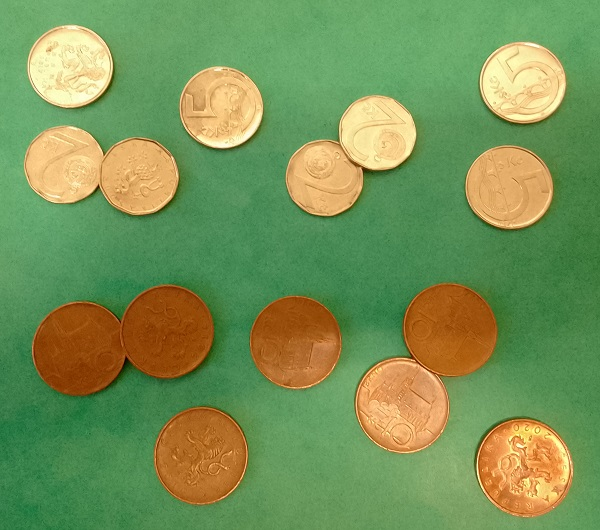
#> input picture cviceni/cv06/pvi_cv06_mince.jpg, 600 x 530 px
$ jupyter execute --allow-errors cv06_Vojta.ipynb
#> lines starting #> are read from the running program, lines starting #| are printed output that depends on the picture
[cell 1]
import cv2
import matplotlib.pyplot as plt
import numpy as np

[cell 2]
img = cv2.imread("pvi_cv06_mince.jpg")
#> img is the input picture: shape (530, 600, 3); mean B, G, R 86, 146.9, 119.9
img_rgb = cv2.cvtColor(img, cv2.COLOR_BGR2RGB)
img_hsv = cv2.cvtColor(img, cv2.COLOR_BGR2HSV)
#> img_hsv: shape (530, 600, 3); mean H, S, V 47.9, 127.4, 162.7
img_g = cv2.cvtColor(img, cv2.COLOR_BGR2GRAY)
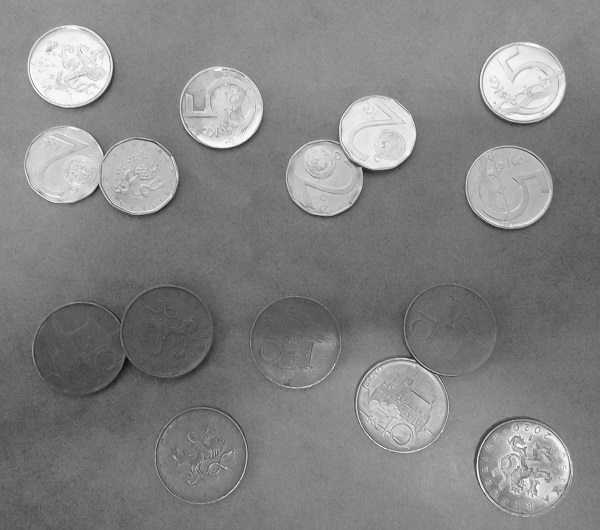
#> img_g: shape (530, 600); min 6, max 252, mean 131.9

[cell 3]
img_hue = img_hsv[:, :, 0]
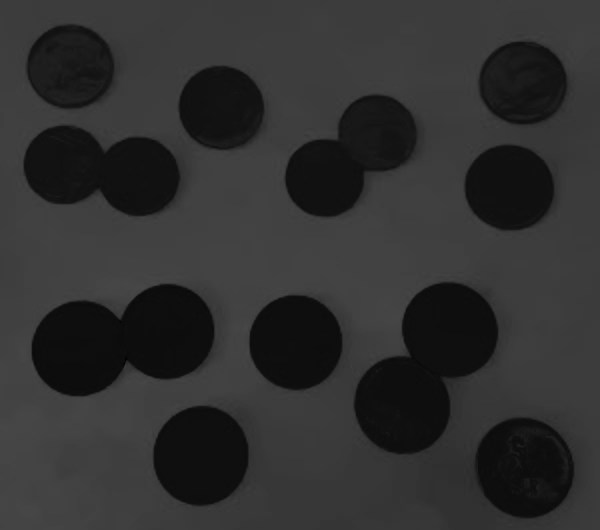
#> img_hue: shape (530, 600); min 0, max 73, mean 47.9
#> (the rest of this cell did not finish here and is left out)
